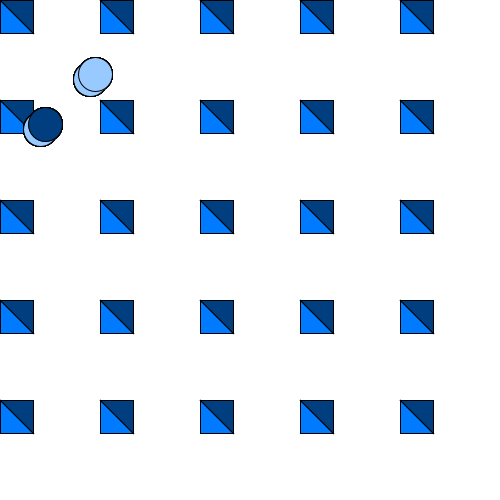
Frame 1 (no input)
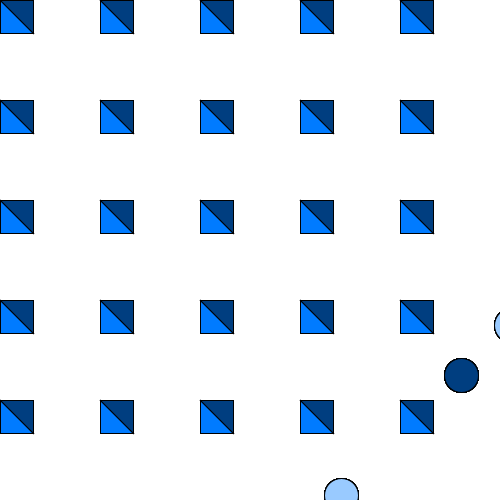
Frame 60 (the mouse pressed at the canvas centre just before this capture)
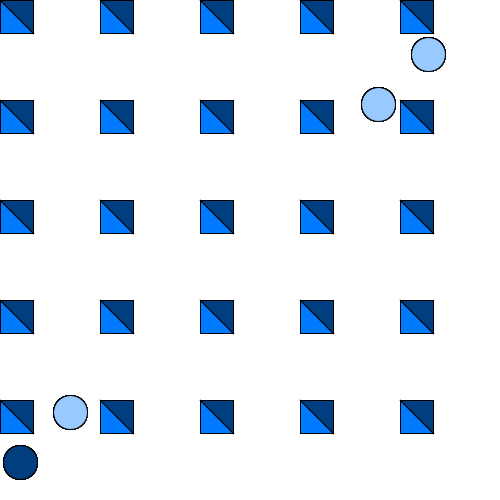
Frame 120 (the mouse held since frame 60 and released just before this capture)

The Processing sketch that drew these frames (run headless with seeded random() and noise(); from frame 60 on, the mouse is pressed at the canvas centre):

// Processing sketch: w07_02_drawingObjects
// ── w07_02_drawingObjects.pde
// Code_1_FA18
// Week 7
// Bryan Ma

// this sketch creates 10 instances of a ball class. 
// it does this in the setup() function in a loop instead of 
//  doing it based on mouse presses as we did in class.

// review this approach, then create your own class that draws
//  a different visual to the screen with its own behavior. 
//  it could be abstract or more explicit. think about how to 
//  parameterize your object's constructor. once you've created 
//  a class like this, create a number of instances of your 
//  class on the canvas by any means you prefer.

color[] mycolors = {#cce5ff, #99caff, #4da3ff, #007bff, #0063cc, #003e80, #001933};
color c1=(mycolors[int(random(0, 6))]);  //assigns a random color from above to c1-4 
color c2=(mycolors[int(random(0, 6))]); 
color c3=(mycolors[int(random(0, 6))]); 
color c4=(mycolors[int(random(0, 6))]); 
color c5=(mycolors[int(random(0, 6))]); 
color c6=(mycolors[int(random(0, 6))]); 

ArrayList<Triangle> pattern = new ArrayList<Triangle>();


void setup() {
  size(500, 500);
  colorMode(HSB);

  for (int i = 0; i < 10; i++) {
    pattern.add(new Triangle(random(width/2), random(height/2)));
  }
}

void draw() {
  background(30);
  for (int i = 0; i < pattern.size(); i++) {
    Triangle triangles = pattern.get(i);
    triangles.mousePressed();
    triangles.update();
  }
}

class Triangle {
  // what does it have and do? 
  // create the variables
  // position x,y
  // velocity x,y
  float px;
  float py;
  float dx;
  float dy;
  float s;
  float sp;

  // create the constructor
  Triangle (float px, float py) {
    this.px = px;
    this.py = py;
    this.dx = random(-10, 20);
    this.dy = random(-10, 20);
    this.s = random(10, 50);
    this.sp = 50;
  }

  // draw to the screen
  void mousePressed() {
    background(255);
    stroke(0);
    smooth();


    for (int px = 0; px < 500; px = px + 100) {
      for (int py = 0; py <500; py = py + 100) {
        fill(c1);
        triangle(px, py, px, py+s, px+s, py+s);
        fill(c3);
        triangle(px, py, px+s, py, px+s, py+s);
        //fill(c2);
        //triangle(this.px+sp, this.py+s, this.px+s+sp, this.py+s, this.px+s+sp, this.py);
        //fill(c4);
        //triangle(this.px+sp, this.py+s, this.px+sp, this.py, this.px+s+sp, this.py);
        //fill(c6);
        //triangle(this.px, this.py+s+sp, this.px+s, this.py+s+sp, this.px+s, this.py+sp);
        //fill(c5);
        //triangle(this.px, this.py+s+sp, this.px, this.py+sp, this.px+s, this.py+sp);
        fill(c2);
        ellipse(this.py+sp, this.px+s, this.s, this.s);
        fill(c4);
        ellipse(this.px+sp, this.py+s, this.s, this.s);
        fill(c6);
        ellipse(this.py, this.px+s+sp, this.s, this.s);
        fill(c5);
        ellipse(this.px, this.py+s+sp, this.s, this.s);
      }
    }
  }
  // update its position and velocity.
  void update() {
    px += this.dx;
    py += this.dy;

    // check if it goes off
    if (this.px > width-this.s/2 || this.px < this.s/2) {
      this.dx *= -1;
    }
    if (this.py > height-this.s/2 || this.py < this.s/2) {
      this.dy *= -1;
    }
  }
}
